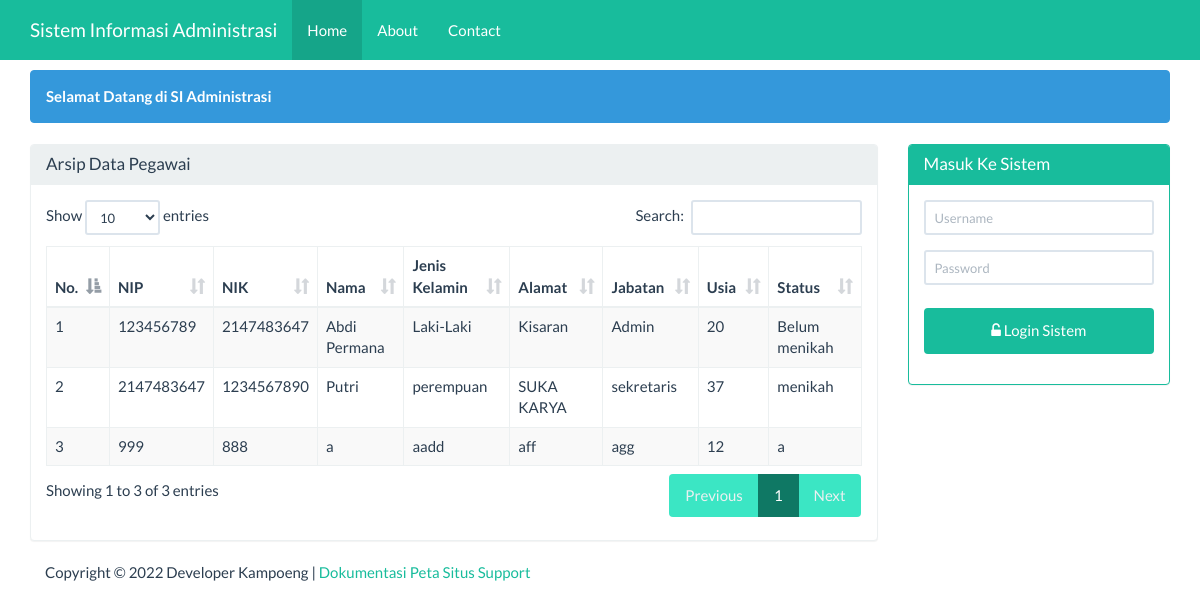
The page / on the database its author committed.
### tables this page shows
CREATE TABLE IF NOT EXISTS `datapegawai` (
  `idpegawai` int(11) NOT NULL AUTO_INCREMENT,
  `nip` int(20) DEFAULT NULL,
  `nik` int(20) DEFAULT NULL,
  `nama` varchar(225) DEFAULT NULL,
  `jk` varchar(20) DEFAULT NULL,
  `alamat` varchar(255) DEFAULT NULL,
  `jabatan` varchar(255) DEFAULT NULL,
  `usia` int(11) DEFAULT NULL,
  `status` varchar(20) DEFAULT NULL,
  PRIMARY KEY (`idpegawai`),
  UNIQUE KEY `nik` (`nik`)
);

### beranda.php (the view, shortened to what this page needs)
<div class="container">
    <div class="row">
        <div class ="col-xs-12">
            <div class="alert alert-info">
                <strong>Selamat Datang di SI Administrasi</strong>
            </div>
        </div>
    </div>
    <div class="row">
        <div class="col-sm-9 col-xs-12">
            <div class="panel panel-default">
                <div class="panel-heading">
                    <h3 class="panel-title">Arsip Data Pegawai</h3>
                </div>
                <div class="panel-body">
                     <table id="dtskripsi" class="table table-bordered table-striped table-hover">
                        <thead>
                            <tr>
                                <th>No.</th>
                                <th>NIP</th>
                                <th>NIK</th>
                                <th>Nama</th>
                                <th>Jenis Kelamin</th>
                                <th>Alamat</th>
                                <th>Jabatan</th>
                                <th>Usia</th>
                                <th>Status</th>
                            </tr>
                        </thead>
                        <tbody>
                            <?php
                            $sql = "SELECT * FROM datapegawai";
                            $query = mysqli_query($koneksi, $sql) or die("SQL Anda Salah");
                            $nomor = 0;
                            while ($data = mysqli_fetch_array($query)) {
                                $nomor++;
                                ?>
                                <tr>
                                    <td><?= $nomor ?></td>
                                    <td><?= $data['nip'] ?></td>
                                    <td><?= $data['nik'] ?></td>
                                    <td><?= $data['nama'] ?></td>
                                    <td><?= $data['jk'] ?></td>
                                    <td><?= $data['alamat'] ?></td>
                                    <td><?= $data['jabatan'] ?></td>
                                    <td><?= $data['usia'] ?></td>
                                    <td><?= $data['status'] ?></td>
                                </tr>
                            <?php } ?>
                        </tbody>
                    </table>
                </div>
            </div>
        </div>
        <div class="col-sm-3 col-xs-12">
            <?php if (isset($_SESSION['username'])) { ?>
            <div class="alert alert-info">
                <strong>Welcome <?=$_SESSION['nama']?></strong>
            </div>
            <?php
           } else { ?>
            <div class="panel panel-success">
                <div class="panel-heading">
                    <h3 class="panel-title">Masuk Ke Sistem</h3>
                </div>
                <div class="panel-body">
                    <form class="form-horizontal" action="proses_login.php" method="post">
                        <div class="form-group">
                            <div class="col-sm-12">
                                <input type="text" name="user" class="form-control input-sm"
                                   placeholder="Username" required="" autocomplete="off"/>
                            </div>
                        </div>
                        <div class="form-group">
                            <div class="col-sm-12">
                                <input type="password" name="pwd" class="form-control input-sm"
                                   placeholder="Password" required="" autocomplete="off"/>
                            </div>
                        </div>
                        <div class="form-group">
                            <div class="col-sm-12">
                                <button type="submit" name="login" value="login"
                                        class="btn btn-success btn-block"><span class="fa fa-unlock-alt"></span>
                                    Login Sistem
                                </button>
                            </div>
                    </form>
                </div>
            </div>
        </div>
            <?php } ?>
    </div>
</div>

### index.php (style rules this page uses)
body { margin-top:70px; }
button { background-color: #4CAF50; color: white; padding: 14px 20px; margin: 8px 0; border: none; cursor: pointer; width: 100%; }

### rows shown on the page
datapegawai: nip "123456789", nik "2147483647", nama "Abdi Permana", jk "Laki-Laki", alamat "Kisaran", jabatan "Admin", usia "20", status "Belum menikah"
datapegawai: nip "2147483647", nik "1234567890", nama "Putri", jk "perempuan", alamat "SUKA KARYA", jabatan "sekretaris", usia "37", status "menikah"
datapegawai: nip "999", nik "888", nama "a", jk "aadd", alamat "aff", jabatan "agg", usia "12", status "a"
